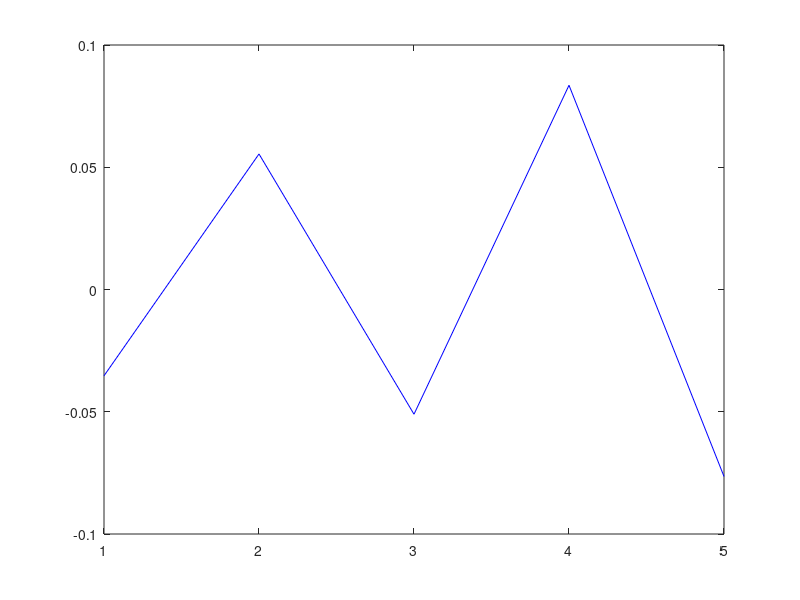

This figure's MATLAB source:
%Resolucion estacionaria por metodo de volumen finito para la ecuacion de
%transmision de Calor en 1D con termino advectivo por central difference y
%con celdas de tamaño regular

%Definicion de parametros globales
cant_celdas = 5; %numeros de elementos en la recta 1D
ini = 0;%punto de inicio de la recta
fin = 1;%punto de fin de la recta
L = fin - ini;
h = L/cant_celdas;%distancia que separa las celdas (si son regulares)

%Definicion de parametros especificos de la ecuacion de balance termico
k = -1;%Constante de difusividad
Q = -1;%fuente
v = -100;%velocidad
cm_h = 1;%h de la condicion mixta
cm_k = 1;%k de la condicion mixta si la hay
cm_finf = 1;%temperatura externa fi inf

%Definicion de las condiciones de borde (-1 significa que no aplica)
cbd_i = 0;%condicion de borde dirichlet izquierda
cbd_d = -1;%condicion de borde dirichlet derecha
cbn_i = -1;%condicion de borde neumann izquierda
cbn_d = 1;%condicion de borde neumann derecha
cbm_i = -1;%condicion de borde mixta izquierda %cualquier numero distinto de -1 la activa
cbm_d = -1;%condicion de borde mixta derecha

%Matriz del lado derecho (todos los terminos que tienen incognitas fi)
A = zeros(cant_celdas,cant_celdas);

for i = 1:cant_celdas
    %Partes de la ecuacion de transmision que colaboran con la matriz
    switch i
        case 1
            %Caso que es la primera celda
            if (cbd_i ~= -1) %Condicion Dirichlet
                A(i,i) = -v * 1/2 + k/h * -3;
                A(i,i+1) = -v * 1/2 + k/h;
            else
                if(cbn_i ~= -1)
                    %Condicion Neumann
                    A(i,i) = v - v * 1/2 + k/h;
                    A(i,i+1) = -v * 1/2 + k/h;
                else
                    %Condicion Mixta
                    difer=4*cm_k/(2*h*cm_k+cm_h*h^2) - 2/h;
                    A(i,i) = v*(2*cm_k/h)/((2*cm_k/h) + cm_h) + k*difer + -v * 1/2 - k/h;
                    A(i,i+1) = -v * 1/2 + k/h;
                end
            end
        case cant_celdas
            %Caso ultima celda
            if (cbd_d ~= -1) %Condicion Dirichlet
                A(i,i-1) = v * 1/2 + k/h;
                A(i,i) = v * 1/2 + k/h * -3;
            else
                if(cbn_d ~= -1)
                    %Condicion Neumann
                    A(i,i-1) = v * 1/2 + k/h;
                    A(i,i) = -v + v * 1/2 - k/h ;
                else
                    %Condicion Mixta
                    difer2= 2/h - 4*cm_k/(2*h*cm_k+cm_h*h^2);
                    A(i,i) = v*(2*cm_k/h)/((2*cm_k/h) + cm_h) + k*difer2 + v * 1/2 - k/h;
                    A(i,i-1) = v * 1/2 - k/h;
                end
            end
        otherwise
            %celdas interna
            A(i,i-1) = v * 1/2 + k/h;
            A(i,i) = k/h * -2;
            A(i,i+1) = -v * 1/2 + k/h;
    end
end


%vector del lado izquierdo (todos los terminos que no tienen icognita fi y condiciones de borde)
b = zeros(cant_celdas,1);

for i = 1:cant_celdas
    %Partes de la ecuacion de transmision que colaboran con la matriz
    switch i
        case 1
            %Caso que es la primera celda
            if (cbd_i ~= -1) 
                %Condicion Dirichlet
                b(i) = -Q*h - 2*k/h * cbd_i - v * cbd_i;
            else
                if (cbn_i ~= -1)
                    %Condicion Neumann
                    b(i) = -Q*h - k*cbn_i - v * (-1*(h/2)*cbn_i);%el termino advectivo actua en la direccion de la cara
                else
                    %Condicion Mixta
                    b(i) = -Q*h - v*cm_finf*(cm_h)/((2*cm_k/h)+cm_h) - k*2*cm_h*cm_finf/(2*cm_k+cm_h*h);
                end
            end
        case cant_celdas
            %Caso ultima celda
            if (cbd_d ~= -1)
                %Condicion Dirichlet
                b(i) = -Q*h - 2*k/h * cbd_d + v * cbd_d;
            else
                if (cbn_d ~= -1)
                    %Condicion Neumann
                    b(i) = -Q*h - k*cbn_d + v * (1*(h/2)*cbn_d);%el termino advectivo actua en la direccion de la cara
                else
                    %Condicion Mixta
                    b(i) = -Q*h + v*cm_finf*(cm_h)/((2*cm_k/h)+cm_h) - k*(-2*cm_h*cm_finf/(2*cm_k+cm_h*h)) ;
                end
            end
        otherwise
            %celdas interna
            b(i) = -Q*h;
    end
end

%Resolucion del sistema
temp=A\b;

plot(temp,'b');
